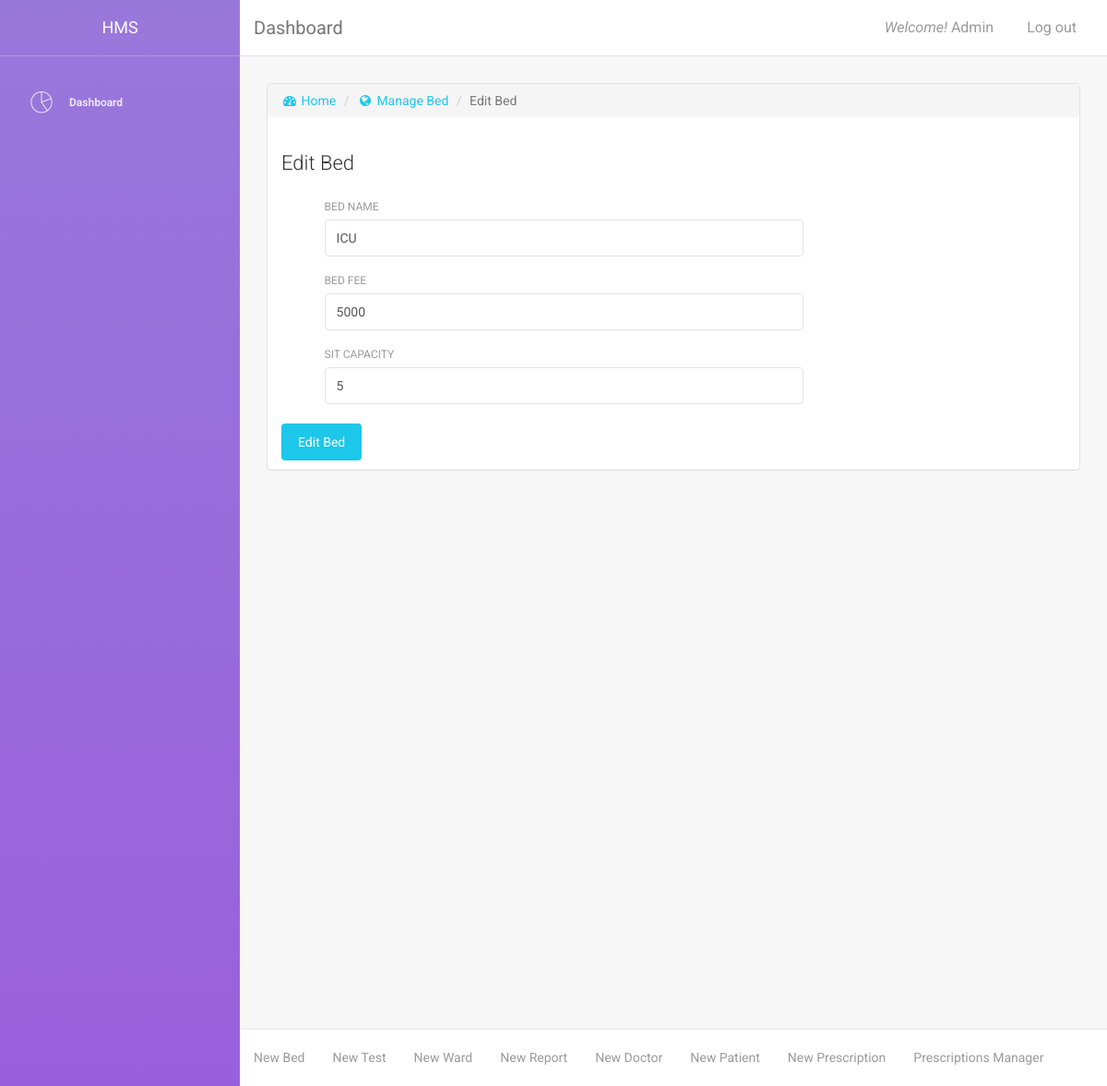
Page /edit_bed.php?id=2 (signed in) on the committed database.
### tables this page shows
CREATE TABLE `tbl_bed` (
  `bed_id` int(2) NOT NULL,
  `bed_name` varchar(10) NOT NULL,
  `bed_fee` float NOT NULL DEFAULT '0',
  `bed_total_sit` int(11) NOT NULL DEFAULT '0'
);

### content/edit_bed.php (the view, shortened to what this page needs)
<div class="content">
    <div class="container-fluid">
        <div class="row">
            <div class="col-md-12">
                <div class="card">
                    <ol class="breadcrumb">
                        <li><a href="index.php"><i class="fa fa-dashboard"></i> Home</a></li>
                        <li><a href="manage_bed.php"><i class="fa fa-globe"></i> Manage Bed</a></li>
                        <li class="active">Edit Bed</li>
                    </ol>
                    <div class="header">
                        <h4 class="title">Edit Bed</h4>
                    </div>
                    <div class="content">
                        <form action="" method="POST">
                            <div class="row">
                                <div class="col-md-8">
                                    <div class="form-group">
                                        <label>Bed Name</label>
                                        <input type="text" name="bed_name" class="form-control" value="<?php echo $row['bed_name']?>">
                                    </div>
                                    <div class="form-group">
                                        <label>BED FEE</label>
                                        <input type="text" name="bed_fee" class="form-control" value="<?php echo $row['bed_fee']?>">
                                    </div>
                                    <div class="form-group">
                                        <label>SIT CAPACITY</label>
                                        <input type="text" name="bed_total_sit" class="form-control" value="<?php echo $row['bed_total_sit']?>">
                                    </div>
                                </div>
                            </div>
                            <button type="submit" class="btn btn-info btn-fill">Edit Bed</button>
                        </form>
                    </div>
                </div>
            </div>
        </div>
    </div>
</div>

### rows in the picture
tbl_bed: bed_name "ICU", bed_fee "5000", bed_total_sit "5"

### other values in the picture
$_SESSION["admin_name"] "Admin"
